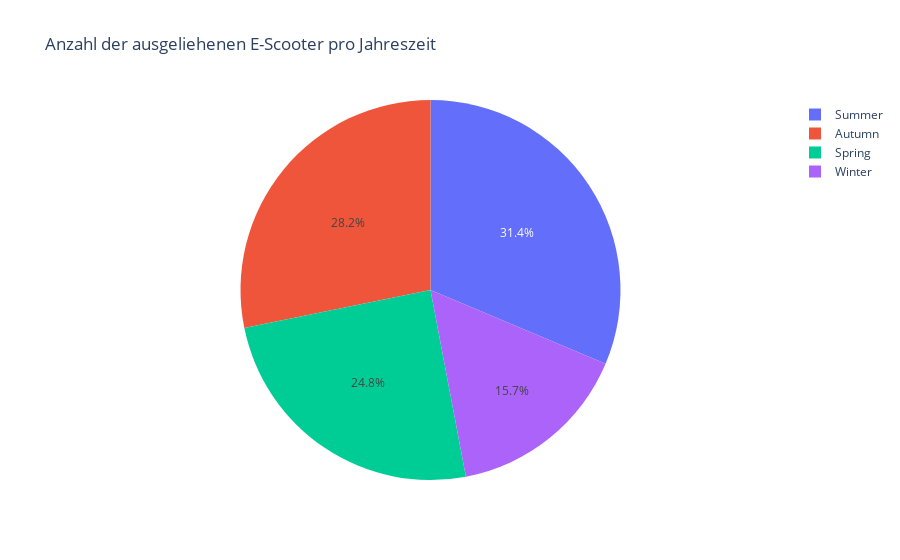

The notebook cell this image was saved under:
### Code cell
df_by_season = df_hourly.groupby("season")["Bookings"].sum().reset_index(name="rented_bikes")
fig_pie = px.pie(df_by_season,values="rented_bikes",names="season", title="Anzahl der ausgeliehenen E-Scooter pro Jahreszeit")
fig_pie.show()

### Figure 1 — Plotly figure (JSON) as saved in the notebook; plotly's stock layout.template omitted (floating-point values rounded to 4 significant figures)
{"data": [{"domain": {"x": [0, 1], "y": [0, 1]}, "hovertemplate": "season=%{label}<br>rented_bikes=%{value}<extra></extra>", "labels": ["Autumn", "Spring", "Summer", "Winter"], "legendgroup": "", "name": "", "showlegend": true, "type": "pie", "values": [929961, 816447, 1033359, 516254]}], "layout": {"legend": {"tracegroupgap": 0}, "title": {"text": "Anzahl der ausgeliehenen E-Scooter pro Jahreszeit"}}}
